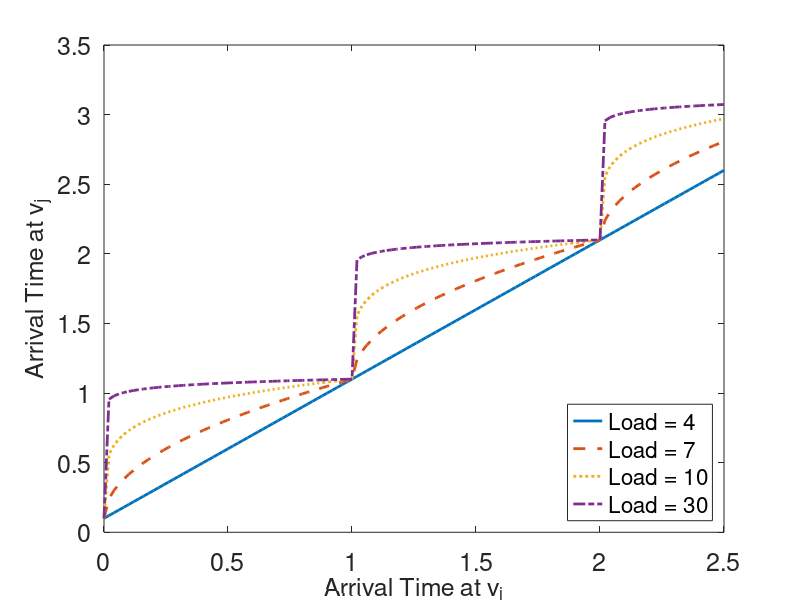

MATLAB code to generate this figure:
close all

ffCap = 5;
I = 1;
Tmax = 2.5*I;
t = 0.02;
ffT = 0.1;
loads = [4, 7, 10, 15, 30];
epsilon = 1./(loads-ffCap);
epsilon(epsilon < 0) = 1;

T = 0:t:Tmax;
Ti = (T./I)';
Ti = repmat(Ti, 1, 5);

A = I*(floor(Ti) + (Ti - floor(Ti)).^epsilon) + ffT;

h1 = plot(T, A(:,1), 'LineWidth', 2, 'DisplayName', 'Load = 4', 'LineStyle', '-');
hold on
h2 = plot(T, A(:,2), 'LineWidth', 2, 'DisplayName', 'Load = 7', 'LineStyle', '--');
h3 = plot(T, A(:,3), 'LineWidth', 2, 'DisplayName', 'Load = 10', 'LineStyle', ':');
h5 = plot(T, A(:,5), 'LineWidth', 2, 'DisplayName', 'Load = 30', 'LineStyle', '-.');

set(gca, 'FontSize', 18)
xlabel('Arrival Time at v_{i}', 'FontSize', 18)
ylabel('Arrival Time at v_j', 'FontSize', 18)
xlim([0 Tmax])

legend([h1, h2, h3, h5], 'Location', 'SouthEast')